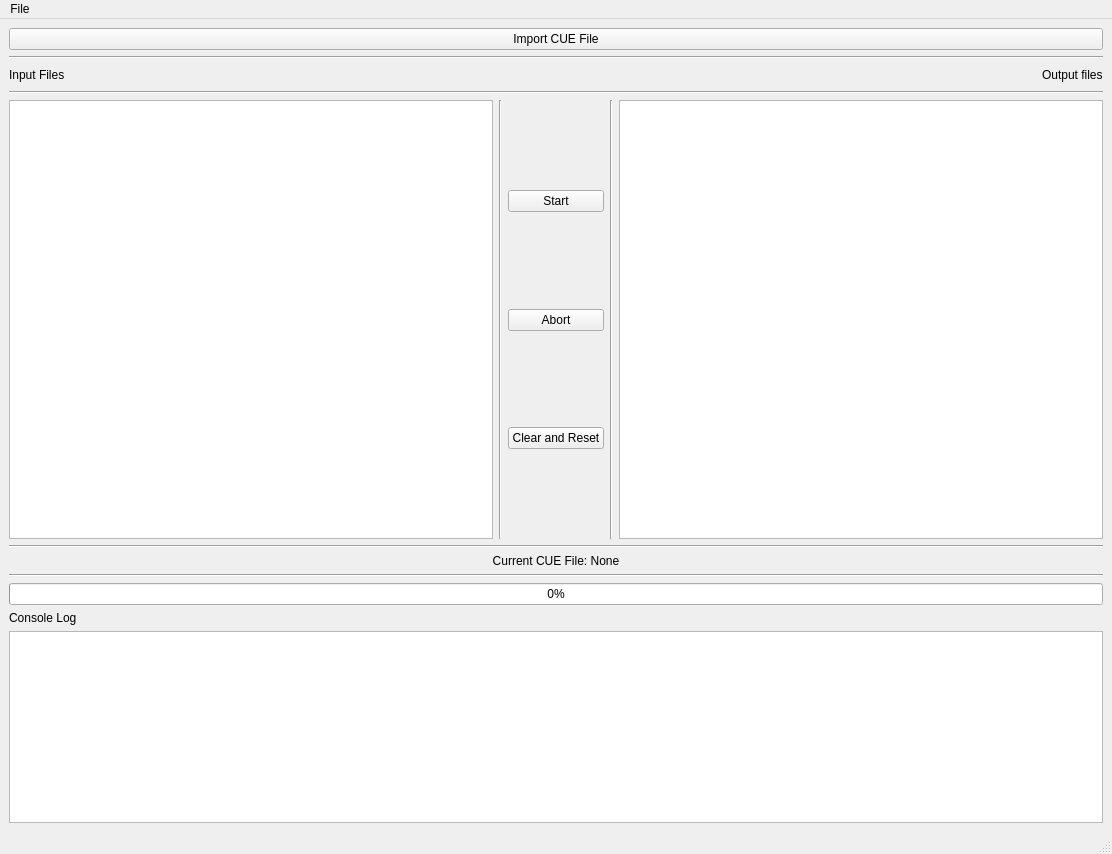
<?xml version="1.0" encoding="UTF-8"?>
<ui version="4.0">
 <class>MainWindow</class>
 <widget class="QMainWindow" name="MainWindow">
  <property name="geometry">
   <rect>
    <x>0</x>
    <y>0</y>
    <width>1112</width>
    <height>854</height>
   </rect>
  </property>
  <property name="sizePolicy">
   <sizepolicy hsizetype="Fixed" vsizetype="Fixed">
    <horstretch>0</horstretch>
    <verstretch>0</verstretch>
   </sizepolicy>
  </property>
  <property name="windowTitle">
   <string>CUEy</string>
  </property>
  <property name="windowIcon">
   <iconset>
    <normaloff>icon.ico</normaloff>icon.ico</iconset>
  </property>
  <widget class="QWidget" name="centralwidget">
   <property name="layoutDirection">
    <enum>Qt::LeftToRight</enum>
   </property>
   <layout class="QVBoxLayout" name="verticalLayout">
    <item>
     <layout class="QHBoxLayout" name="horizontalLayout">
      <item>
       <widget class="QPushButton" name="impBu">
        <property name="text">
         <string>Import CUE File</string>
        </property>
       </widget>
      </item>
     </layout>
    </item>
    <item>
     <widget class="Line" name="line_8">
      <property name="orientation">
       <enum>Qt::Horizontal</enum>
      </property>
     </widget>
    </item>
    <item>
     <layout class="QHBoxLayout" name="horizontalLayout_3">
      <item>
       <widget class="QLabel" name="inLab">
        <property name="text">
         <string>Input Files</string>
        </property>
       </widget>
      </item>
      <item>
       <spacer name="horizontalSpacer">
        <property name="orientation">
         <enum>Qt::Horizontal</enum>
        </property>
        <property name="sizeHint" stdset="0">
         <size>
          <width>40</width>
          <height>20</height>
         </size>
        </property>
       </spacer>
      </item>
      <item>
       <widget class="QLabel" name="outLab">
        <property name="sizePolicy">
         <sizepolicy hsizetype="Preferred" vsizetype="Preferred">
          <horstretch>0</horstretch>
          <verstretch>0</verstretch>
         </sizepolicy>
        </property>
        <property name="text">
         <string>Output files</string>
        </property>
       </widget>
      </item>
     </layout>
    </item>
    <item>
     <widget class="Line" name="line_3">
      <property name="orientation">
       <enum>Qt::Horizontal</enum>
      </property>
     </widget>
    </item>
    <item>
     <layout class="QGridLayout" name="gridLayout_2">
      <item row="4" column="0">
       <widget class="QLabel" name="cueLab">
        <property name="text">
         <string>Current CUE File: None</string>
        </property>
        <property name="alignment">
         <set>Qt::AlignCenter</set>
        </property>
       </widget>
      </item>
      <item row="3" column="0">
       <widget class="Line" name="line_7">
        <property name="orientation">
         <enum>Qt::Horizontal</enum>
        </property>
       </widget>
      </item>
      <item row="6" column="0">
       <widget class="QProgressBar" name="progressBar">
        <property name="value">
         <number>0</number>
        </property>
       </widget>
      </item>
      <item row="5" column="0">
       <widget class="Line" name="line_2">
        <property name="orientation">
         <enum>Qt::Horizontal</enum>
        </property>
       </widget>
      </item>
      <item row="0" column="0">
       <layout class="QHBoxLayout" name="horizontalLayout_2">
        <item>
         <widget class="QListView" name="inView">
          <property name="sizePolicy">
           <sizepolicy hsizetype="Expanding" vsizetype="Expanding">
            <horstretch>0</horstretch>
            <verstretch>0</verstretch>
           </sizepolicy>
          </property>
         </widget>
        </item>
        <item>
         <widget class="Line" name="line_4">
          <property name="orientation">
           <enum>Qt::Vertical</enum>
          </property>
         </widget>
        </item>
        <item>
         <layout class="QGridLayout" name="gridLayout">
          <item row="7" column="0">
           <spacer name="verticalSpacer_4">
            <property name="orientation">
             <enum>Qt::Vertical</enum>
            </property>
            <property name="sizeHint" stdset="0">
             <size>
              <width>20</width>
              <height>40</height>
             </size>
            </property>
           </spacer>
          </item>
          <item row="1" column="0">
           <widget class="QPushButton" name="goBu">
            <property name="sizePolicy">
             <sizepolicy hsizetype="Preferred" vsizetype="Fixed">
              <horstretch>0</horstretch>
              <verstretch>0</verstretch>
             </sizepolicy>
            </property>
            <property name="text">
             <string>Start</string>
            </property>
           </widget>
          </item>
          <item row="2" column="0">
           <spacer name="verticalSpacer">
            <property name="orientation">
             <enum>Qt::Vertical</enum>
            </property>
            <property name="sizeType">
             <enum>QSizePolicy::Expanding</enum>
            </property>
            <property name="sizeHint" stdset="0">
             <size>
              <width>20</width>
              <height>40</height>
             </size>
            </property>
           </spacer>
          </item>
          <item row="0" column="0">
           <spacer name="verticalSpacer_2">
            <property name="orientation">
             <enum>Qt::Vertical</enum>
            </property>
            <property name="sizeType">
             <enum>QSizePolicy::Expanding</enum>
            </property>
            <property name="sizeHint" stdset="0">
             <size>
              <width>20</width>
              <height>40</height>
             </size>
            </property>
           </spacer>
          </item>
          <item row="5" column="0">
           <spacer name="verticalSpacer_3">
            <property name="orientation">
             <enum>Qt::Vertical</enum>
            </property>
            <property name="sizeType">
             <enum>QSizePolicy::Expanding</enum>
            </property>
            <property name="sizeHint" stdset="0">
             <size>
              <width>20</width>
              <height>40</height>
             </size>
            </property>
           </spacer>
          </item>
          <item row="3" column="0">
           <widget class="QPushButton" name="abBu">
            <property name="text">
             <string>Abort</string>
            </property>
           </widget>
          </item>
          <item row="6" column="0">
           <widget class="QPushButton" name="clearBu">
            <property name="sizePolicy">
             <sizepolicy hsizetype="Preferred" vsizetype="Fixed">
              <horstretch>0</horstretch>
              <verstretch>0</verstretch>
             </sizepolicy>
            </property>
            <property name="text">
             <string>Clear and Reset</string>
            </property>
           </widget>
          </item>
         </layout>
        </item>
        <item>
         <widget class="Line" name="line_5">
          <property name="orientation">
           <enum>Qt::Vertical</enum>
          </property>
         </widget>
        </item>
        <item>
         <widget class="QListView" name="outView">
          <property name="sizePolicy">
           <sizepolicy hsizetype="Expanding" vsizetype="Minimum">
            <horstretch>0</horstretch>
            <verstretch>0</verstretch>
           </sizepolicy>
          </property>
         </widget>
        </item>
       </layout>
      </item>
     </layout>
    </item>
    <item>
     <widget class="QLabel" name="label">
      <property name="text">
       <string>Console Log</string>
      </property>
     </widget>
    </item>
    <item>
     <widget class="QTextBrowser" name="cmdout">
      <property name="sizePolicy">
       <sizepolicy hsizetype="Expanding" vsizetype="Minimum">
        <horstretch>0</horstretch>
        <verstretch>0</verstretch>
       </sizepolicy>
      </property>
     </widget>
    </item>
   </layout>
  </widget>
  <widget class="QStatusBar" name="statusbar"/>
  <widget class="QMenuBar" name="menuBar">
   <property name="geometry">
    <rect>
     <x>0</x>
     <y>0</y>
     <width>1112</width>
     <height>26</height>
    </rect>
   </property>
   <widget class="QMenu" name="menuFile">
    <property name="title">
     <string>File</string>
    </property>
    <addaction name="actionImport"/>
    <addaction name="actionBatch"/>
    <addaction name="separator"/>
    <addaction name="actionExit"/>
   </widget>
   <addaction name="menuFile"/>
  </widget>
  <action name="actionImport">
   <property name="text">
    <string>Import CUE File</string>
   </property>
  </action>
  <action name="actionBatch">
   <property name="text">
    <string>Process Batch Split</string>
   </property>
  </action>
  <action name="actionExit">
   <property name="text">
    <string>Exit</string>
   </property>
  </action>
 </widget>
 <resources/>
 <connections/>
</ui>
